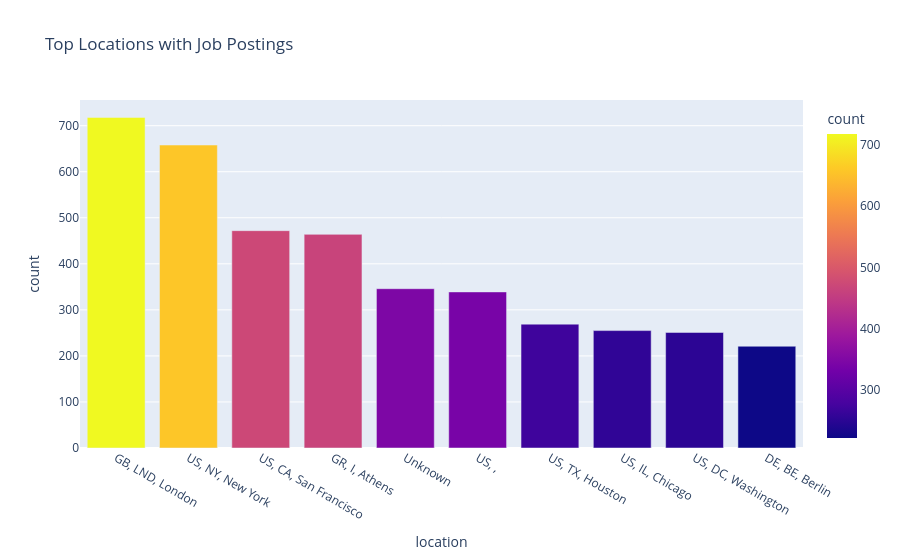

Here is the notebook cell this chart was saved with:
### Markdown cell above
### 🔹 Fraudulent vs Real Jobs Interactive Chart

### Code cell
location_counts = df['location'].value_counts().reset_index()
location_counts.columns = ['location','count']

fig = px.bar(
    location_counts.head(10),
    x='location',
    y='count',
    title='Top Locations with Job Postings',
    color='count'
)

fig.show()

### Figure 1 — Plotly figure (JSON) as saved in the notebook; plotly's stock layout.template omitted (floating-point values rounded to 4 significant figures)
{"data": [{"hovertemplate": "location=%{x}<br>count=%{marker.color}<extra></extra>", "legendgroup": "", "marker": {"color": [718, 658, 472, 464, 346, 339, 269, 255, 251, 221], "coloraxis": "coloraxis", "pattern": {"shape": ""}}, "name": "", "orientation": "v", "showlegend": false, "textposition": "auto", "type": "bar", "x": ["GB, LND, London", "US, NY, New York", "US, CA, San Francisco", "GR, I, Athens", "Unknown", "US, , ", "US, TX, Houston", "US, IL, Chicago", "US, DC, Washington", "DE, BE, Berlin"], "xaxis": "x", "y": [718, 658, 472, 464, 346, 339, 269, 255, 251, 221], "yaxis": "y"}], "layout": {"barmode": "relative", "coloraxis": {"colorbar": {"title": {"text": "count"}}, "colorscale": [[0, "#0d0887"], [0.1111, "#46039f"], [0.2222, "#7201a8"], [0.3333, "#9c179e"], [0.4444, "#bd3786"], [0.5556, "#d8576b"], [0.6667, "#ed7953"], [0.7778, "#fb9f3a"], [0.8889, "#fdca26"], [1, "#f0f921"]]}, "legend": {"tracegroupgap": 0}, "title": {"text": "Top Locations with Job Postings"}, "xaxis": {"anchor": "y", "domain": [0, 1], "title": {"text": "location"}}, "yaxis": {"anchor": "x", "domain": [0, 1], "title": {"text": "count"}}}}
